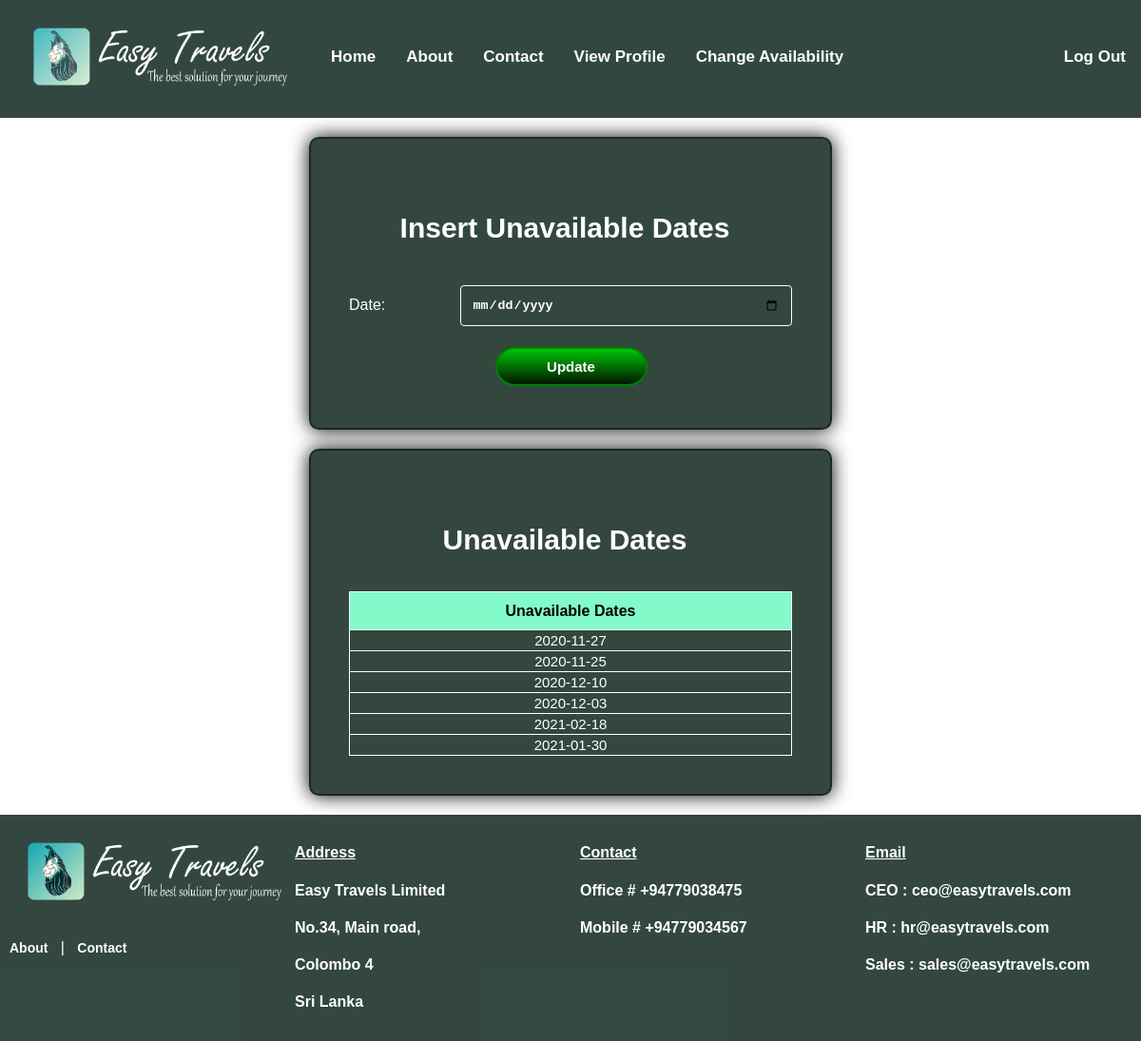
Page /src/php/guide_change_availability.php (signed in) on the committed database.
### tables this page shows
CREATE TABLE `guideavailability` (
  `gaid` int(11) NOT NULL,
  `gid` int(11) NOT NULL,
  `availability_date` varchar(50) NOT NULL
);

### src/php/guide_change_availability.php (called while the page is built, shortened)
<?php include('../../public/html/guide_change_availability.html')?>

### src/php/guide_change_availability-dates.php (the view, shortened to what this page needs)
<?php
	echo"
		<tr class='theads'>
			<td>Unavailable Dates</td>
		</tr>
	";
	$aid=$_SESSION['aid'];
	$sql="select * from account where aid='".$aid."' ";
	$result=mysqli_query($connection,$sql);
	while($row=$result->fetch_assoc()){
        $uid=(string)$row['uid'];
    }
?>
<?php
	$sql2="select * from guideavailability where gid='".$uid."'";
	$result2=mysqli_query($connection,$sql2);
	while($row2=$result2->fetch_assoc()){
        $date=$row2['availability_date'];
		echo "<tr>";;
		echo "<td align='center'>
		 <form method='post' action='guide_change_availability.php'><input name='btndate' value='$date' type='submit' id='btndate' class='hbtn'>";
        echo "<input type='hidden' name='bdate' value='".$date."'/></form></td>";
		echo "</tr>";;
	}
?>

### public/css/guide_nav.css (style rules this page uses)
body { margin: 0; font-family: Arial, Helvetica, sans-serif; }
.topnav { overflow: hidden; background-color:rgba(0, 26, 17); opacity:0.8; }
.topnav a { float: left; display: block; color: white; text-align: center; padding: 10px 16px; text-decoration: none; font-size: 17px; margin-top:40px; font-weight:bold; }
.topnav a.notactive { margin-top:0px; }
.topnav a.right { float: right; }
.limg { padding: 10px; width:300px; border-radius: 20px; }

### public/css/guide_other.css (style rules this page uses)
* { box-sizing: border-box; }
body { background-image: url(../../public/images/tomas-malik-Oph_Fs9bWwg-unsplash.jpg); background-size:cover; }
input[type=text],input[type=number], textarea,input[type=date],input[type=month],input[type=tel],input[type=email],input[type=password] { width: 100%; padding: 12px; border: 1px solid white; border-color:white; border-radius: 4px; resize: vertical; background-color: transparent; color: black; color: white; font-weight: bold; }
.hbtn { background-color: transparent; border: none; color: white; font-size: 15px; }
.viewtable { color:white; border: 1px solid white; border-collapse: collapse; table-layout: fixed; width: 100%; }
.theads { background-color:#82FACA; text-align:center; color:black; font-weight:bold; height:40px; }
.title { font-size:30px; color:white; font-weight:bold; }
label { padding: 12px 12px 12px 0; display: inline-block; }
.formbtn { border-radius: 4px; background-image: linear-gradient(rgb(0, 199, 7), rgb(3, 22, 0)); border: none; color: #FFFFFF; text-align: center; font-size: 15px; font-weight: bold; padding: 10px; width: 160px; transition: all 0.5s; cursor: pointer; margin: 4px; margin-left:5px; border-radius:50px; border: 2px solid green; }
.container { border-radius: 10px; background-color: rgba(0, 26, 16, 0.8); padding: 40px; width:550px; display:block; margin-left:auto; margin-right:auto; justify-content:center; center-align:center; margin-top:20px; margin-bottom:20px; color:white; border: 2px solid rgba(0, 0, 0, 0.463); box-shadow:0px 0px 20px black; }
.col-25 { float: left; width: 25%; margin-top: 6px; }
.col-75 { float: left; width: 75%; margin-top: 6px; }
.row:after { content: ""; display: table; clear: both; }

### public/css/guide_footer.css (style rules this page uses)
* { box-sizing: border-box; }
.col1 { float: left; width: 25%; padding: 10px; color: white; }
.row1 { background-color: rgba(0, 26, 17, 0.8); }
.row1:after { content: ""; display: table; clear: both; }
a { font-size: 14px; text-decoration: none; color: white; font-weight: bold; }
.img { padding: 10px; border-radius: 20px; }
.tit { font-size: 16px; font-weight: bold; text-decoration: underline; }

### rows in the picture
guideavailability: btndate "2020-11-27"
guideavailability: btndate "2020-11-25"
guideavailability: btndate "2020-12-10"
guideavailability: btndate "2020-12-03"
guideavailability: btndate "2021-02-18"
guideavailability: btndate "2021-01-30"
